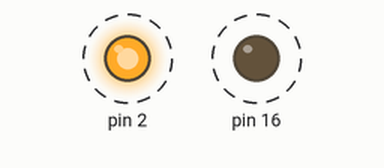
The sketch below on a simulated Arduino Uno, built with avr-gcc and run on an emulated ATmega328P. On the bench: output pins drawn as LEDs (lit = HIGH). Dashed ring = blinking.

Above: at 0.5 s.
Timing chart, 0 to 4.6 s (numbered marks = the images above):
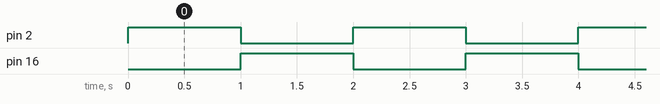

The sketch:

Blink.ino
```cpp
void setup() {
  // initialize digital pin LED_BUILTIN as an output.
  pinMode(2, OUTPUT);
  pinMode(16, OUTPUT);
}

// the loop function runs over and over again forever
void loop() {
  digitalWrite(2, HIGH);
  digitalWrite(16, LOW);// turn the LED on (HIGH is the voltage level)
  delay(1000);                       // wait for a second
  digitalWrite(2, LOW);
  digitalWrite(16, HIGH);// turn the LED off by making the voltage LOW
  delay(1000);
}
```

Measured:
- by itself, pin 2, pin 16: alternates HIGH for 1.0 s and LOW for 1.0 s
